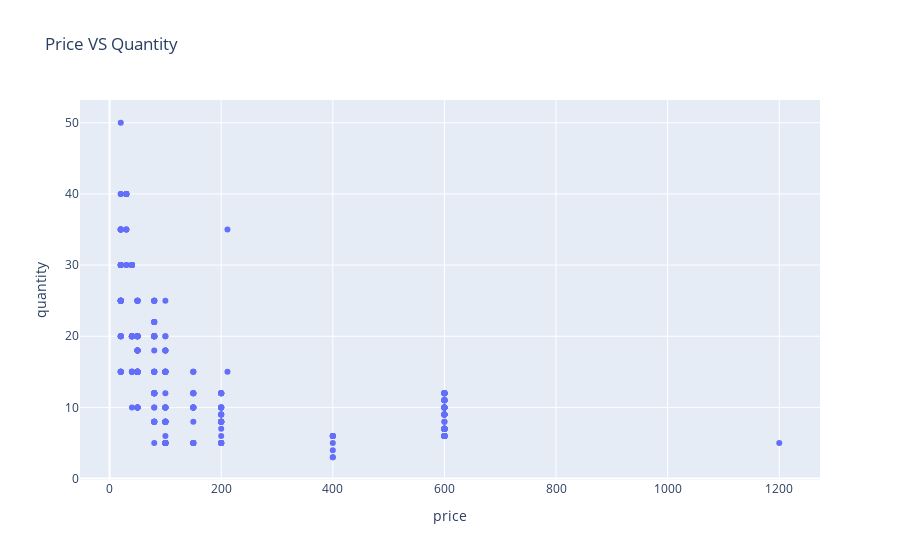

The notebook cell this image was saved under:
### Code cell
px.scatter(data_frame=df,x='price',y='quantity',title='Price VS Quantity')

### Figure 1 — Plotly figure (JSON) as saved in the notebook; plotly's stock layout.template omitted (floating-point values rounded to 4 significant figures; data arrays with more than 128 entries replaced by an {"elided": "..."} marker saying what was removed)
{"data": [{"hovertemplate": "price=%{x}<br>quantity=%{y}<extra></extra>", "legendgroup": "", "marker": {"color": "#636efa", "symbol": "circle"}, "mode": "markers", "name": "", "orientation": "v", "showlegend": false, "type": "scatter", "x": {"elided": "368 float values"}, "xaxis": "x", "y": {"elided": "368 int values"}, "yaxis": "y"}], "layout": {"legend": {"tracegroupgap": 0}, "title": {"text": "Price VS Quantity"}, "xaxis": {"anchor": "y", "domain": [0, 1], "title": {"text": "price"}}, "yaxis": {"anchor": "x", "domain": [0, 1], "title": {"text": "quantity"}}}}
